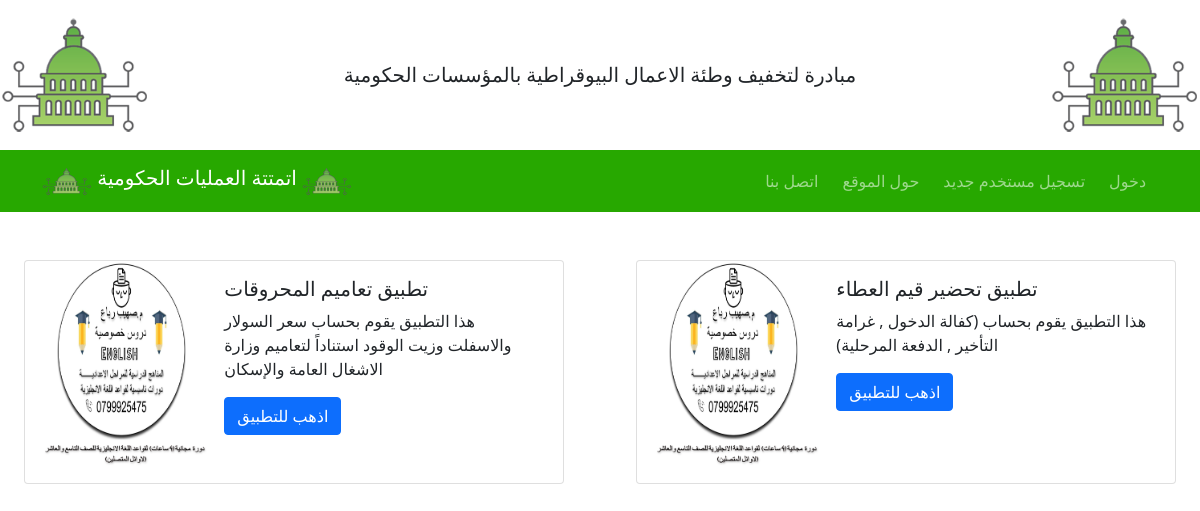
The app's page /, older data.
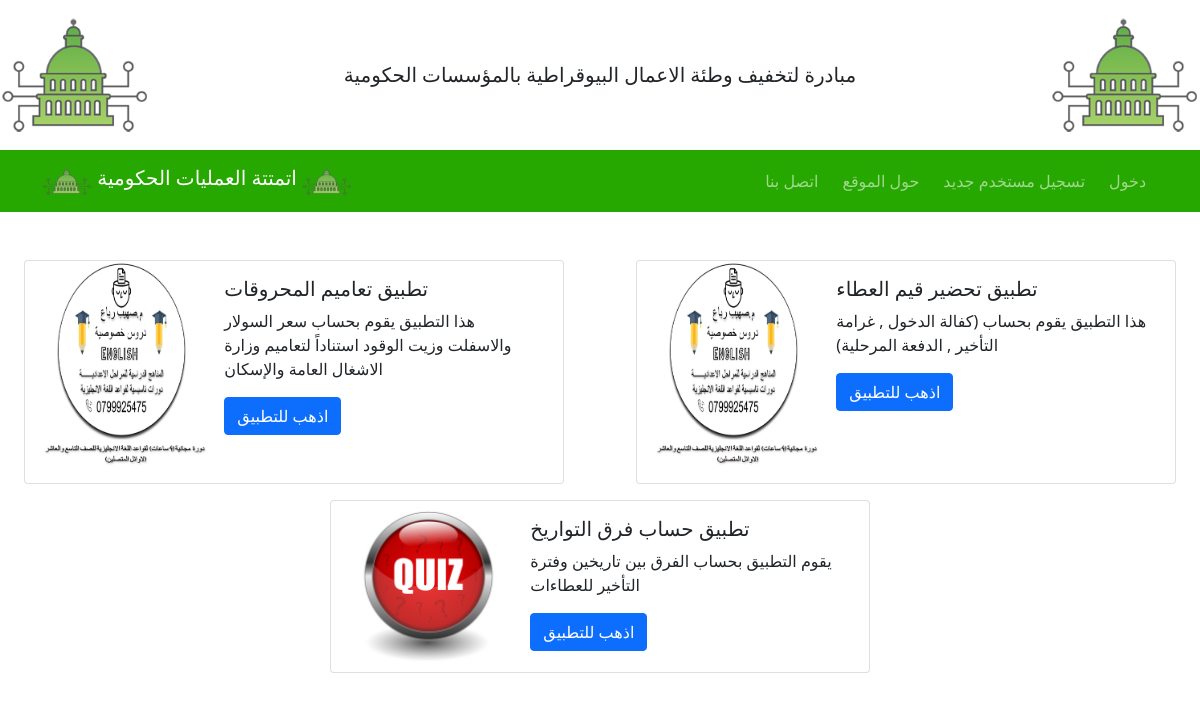
The same page, newer data.
### apps/models.py (models this page shows, shortened)
class Applications(models.Model):
    title = models.CharField(max_length=255)
    body = models.TextField()
    url = models.TextField()
    image = models.ImageField(upload_to='images/')
    icon = models.ImageField(upload_to='images/')
    app_user = models.ForeignKey(User, on_delete=models.CASCADE)

### apps/views.py (the view)
# urls.py: 2. Add a URL to urlpatterns:  path('', views.home, name='home')
def home(request):
    applications = Applications.objects
    context = {'applications': applications}
    return render(request, 'apps/home.html', context)

### templates/apps/home.html (shortened to what this page needs)
{% extends 'base.html' %}
{% load static %}
{% block content %}
<br>
<div class="row">
  {% for app in applications.all %}
  <div class="card mb-3 container col-sm-6" style="max-width: 540px;">
    <div class="row g-0">
      <div class="col-md-4">
        <img src={{app.image.url}} class="img-fluid rounded-start" alt="...">
      </div>
      <div class="col-md-8">
        <div class="card-body">
          <h5 class="card-title">{{app.title}}</h5>
          <p class="card-text">{{app.body}}</p>
            <a href={{app.url}} class="btn btn-primary">اذهب للتطبيق</a>
        </div>
      </div>
    </div>
  </div>
  {% endfor %}
</div>
{% endblock %}

Row changes from the older to the newer data that the page shows:
added Applications: image (picture), title "تطبيق حساب فرق التواريخ", body "يقوم التطبيق بحساب الفرق بين تاريخين وفترة التأخير للعطاءات"
